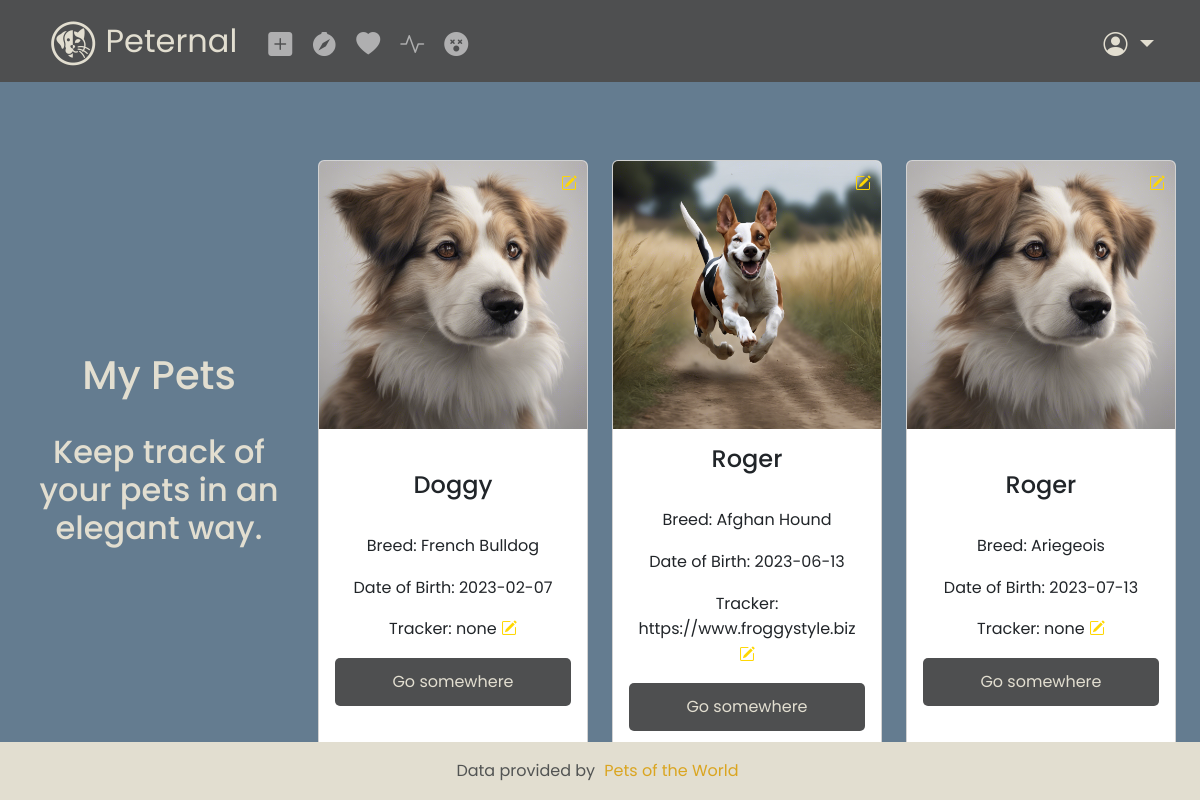
Page / (signed in) on the earlier database version.
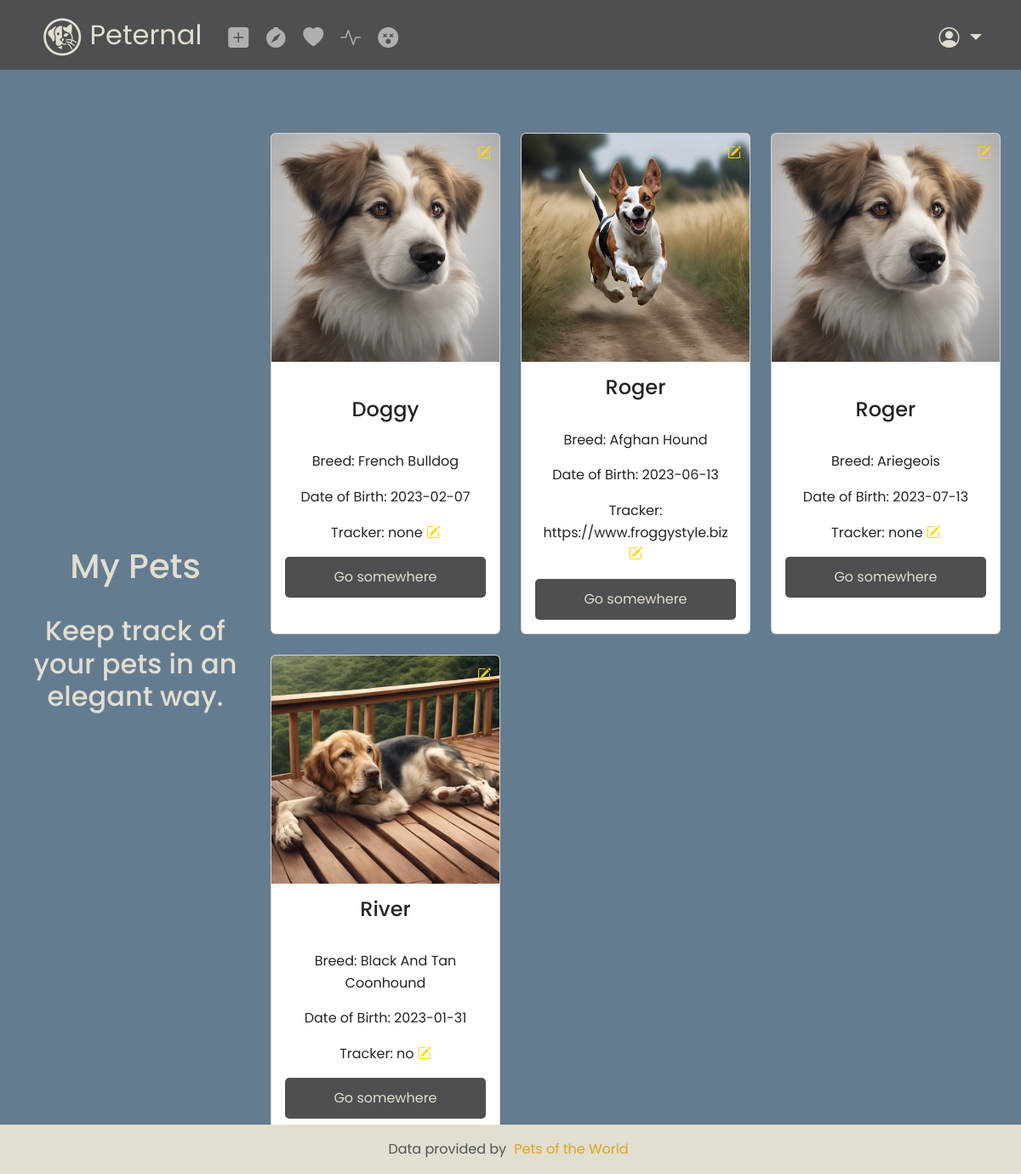
Same page on the later database version.
### tables this page shows
CREATE TABLE pets (
    pets_id INTEGER PRIMARY KEY AUTOINCREMENT,
    user_id INTEGER,
    pet_type TEXT NOT NULL,
    pet_name TEXT NOT NULL,
    photo_path TEXT,
    breed TEXT,
    pet_dob DATE,
    tracker TEXT,
    FOREIGN KEY(user_id) REFERENCES users(user_id)
);

### app.py (the view)
@app.route("/")
@login_required
def index():
    user_id = session["user_id"]
    try:
        pets = get_pets(user_id)
    except ValueError as e:
        flash(str(e), 'danger')
        logging.error("Error fetching pets: %s", e)
        pets = []  # Default to an empty list in case of an error
    return render_template("index.html", pets=pets)

### app.py (called while the page is built)
@app.after_request
def after_request(response):
    response.headers["Cache-Control"] = "no-cache, no-store, must-revalidate"
    response.headers["Expires"] = 0
    response.headers["Pragma"] = "no-cache"
    return response

### auth.py (called while the page is built)
def login_required(f):
    @wraps(f)
    def decorated_function(*args, **kwargs):
        if session.get("user_id") is None:
            return redirect("/login")
        return f(*args, **kwargs)
    return decorated_function

### database.py (called while the page is built)
def get_db_connection():
    conn = sqlite3.connect(DATABASE)
    conn.row_factory = sqlite3.Row
    return conn

def get_pets(user_id):
    try:
        with get_db_connection() as conn:
            cursor = conn.cursor()
            cursor.execute("SELECT * FROM pets WHERE user_id = ?", (user_id,))
            pets = cursor.fetchall()
            return pets
    except sqlite3.DatabaseError as e:
        logging.error("Database error when fetching pets: %s", e)
        raise ValueError("Database error when fetching pets") from e

### templates/index.html (shortened to what this page needs)
{% extends "layout.html" %}
{% block main %}
<div class="container-fluid h-100 mb-4 mr-4 ml-4 mb-md-5 mr-md-5 ml-md-5">
    <div class="row h-100 align-items-center">
        <div class="col-md-3 col-12">
            <div class="fixed-column align-items-center h-100">
                <h1>My Pets</h1>
                <br>
                <h2>Keep track of your pets in an elegant way.</h2>
                <br>
            </div>
        </div>
        <div class="col-md-9 col-12">
            <div class="row">
                {% for pet in pets %}
                <div class="col-lg-4 col-md-6 col-12 mb-4">
                        <div class="card h-100">
                            <img src="{{ url_for('static', filename=pet.photo_path) }}" class="card-img-top" alt="{{ pet.pet_name }}">
                            <i class="bi bi-pencil-square edit-photo-icon" onclick="editPhoto(petId)"></i>
                            <div class="card-body">
                                <h4 class="card-title">{{ pet.pet_name }}</h4>
                                <br>
                                <p class="card-text">Breed: {{ pet.breed }}</p>
                                <p class="card-text">Date of Birth: {{ pet.pet_dob }}</p>
                                <p class="card-text">Tracker: {{ pet.tracker }}
                                <i class="bi bi-pencil-square edit-tracker-icon" onclick="editTracker(petId)"></i></p>
                                <a href="#" class="btn btn-fit">Go somewhere</a>
                            </div>
                        </div>
                    </div>
                {% endfor %}
            </div>
        </div>
    </div>
</div>
{% endblock %}

### templates/layout.html (shortened to what this page needs)
<!DOCTYPE html>
<html lang="en">
    <head>
        <link href="https://cdn.jsdelivr.net/npm/bootstrap@5.3.2/dist/css/bootstrap.min.css" rel="stylesheet">
        <link href="https://cdnjs.cloudflare.com/ajax/libs/select2/4.0.13/css/select2.min.css" rel="stylesheet">
        <link href="https://cdnjs.cloudflare.com/ajax/libs/bootstrap-icons/1.7.2/font/bootstrap-icons.css" rel="stylesheet">
        <link href="/static/styles.css" rel="stylesheet">
    </head>
    <body>
        <nav class="navbar navbar-dark bg-navbar sticky-top navbar-expand-md">
            <div class="container-fluid">
                <a class="navbar-brand" href="/"><span class="red"><img src="/static/favicon.ico" alt="Peternal"> Peternal </a>
                <div class="collapse navbar-collapse" id="navbar">
                    {% if session["user_id"] %}
                        <ul class="navbar-nav nav-pills me-auto mt-2">
                            <li class="nav-item">
                                <a class="nav-link" href="/add_pet" title="Add Pet"><i class="bi bi-plus-square-fill"></i></a>
                            </li>
                            <li class="nav-item">
                                <a class="nav-link" href="/tracking" title="Tracking"><i class="bi bi-compass-fill"></i></a>
                            </li>
                            <li class="nav-item">
                                <a class="nav-link" href="/dating" title="Dating"><i class="bi bi-heart-fill"></i></a>
                            </li>
                            <li class="nav-item">
                                <a class="nav-link" href="/health" title="Health"><i class="bi bi-activity"></i></a>
                            </li>
                            <li class="nav-item">
                                <a class="nav-link" href="/afterlife" title="Afterlife"><i class="bi bi-emoji-dizzy-fill"></i></a>
                            </li>
                        </ul>
                        <div class="nav-item dropdown ms-auto mt-2">
                            <a class="nav-link dropdown-toggle" href="#" id="navbarDropdown" role="button" data-bs-toggle="dropdown" aria-expanded="false">
                                <i class="bi bi-person-circle"></i>
                            </a>
                        </div>
                    {% else %}
                        <ul class="navbar-nav nav-pills ms-auto mt-2">
                            <li class="nav-item"><a class="nav-link" href="/register">Sign up</a></li>
                            <li class="nav-item"><a class="nav-link" href="/login">Log In</a></li>
                        </ul>
                    {% endif %}
                </div>
            </div>
        </nav>
        <header>
        </header>
        <main class="container-fluid text-center">
            {% block main %}{% endblock %}
        </main>
        <footer class="footer mt-auto py-3 bg-footer text-center text-muted fixed-bottom">
            <div class="container">
                <span class="text-body-secondary">
                    Data provided by <a href="https://froggystyle.biz/">Pets of the World</a>
                </span>
            </div>
        </footer>
    </body>
</html>

### static/styles.css (style rules this page uses)
html, body { height: 100%; width: 100%; margin: 0; }
:root { --main-color: #647C90; --light-color: #E2DED0; --dark-color: #4E4F50; --accent-color: #746C70; --highlight-color: #FFD700; --link-color: #DAA520; }
body { background-color: var(--main-color); color: var(--light-color); display: flex; flex-direction: column; font-family: 'Poppins', sans-serif; font-size: 100%; font-weight: 400; line-height: 1.6; }
a { color: var(--link-color); text-decoration: none; padding-left: 5px; padding-right: 5px; }
main { flex: 1; }
.navbar { background-color: var(--dark-color); color: var(--light-color); padding-left: 2rem; padding-right: 2rem; font-size: x-large; }
.navbar-brand { border: none; color: var(--light-color); font-size: xx-large; outline: 1px solid transparent; }
.navbar a:not(.navbar-brand) { border: 2px solid transparent; }
.bg-footer { background-color: var(--light-color); color: var(--dark-color); }
.btn-fit { background-color: var(--dark-color); border: 2px solid transparent; border-radius: 5px; color: var(--light-color); padding: 10px 20px; transition: all 0.1s; }
@media (min-width: 768px) { .col-md-9 { overflow-y: auto; max-height: 100vh; } }
.fixed-column { position: sticky; top: 0; }
.h-100 { height: 100%; }
.card .card-body { display: flex; flex-direction: column; justify-content: center; }
.card.h-100 { display: flex; flex-direction: column; }
.edit-photo-icon, .edit-tracker-icon { color: var(--highlight-color); cursor: pointer; }
.edit-photo-icon { position: absolute; top: 10px; right: 10px; }
header { min-height: 50px; position: relative; }

Differences in the rows shown:
added pets: photo_path (picture), pet_name "River", breed "Black And Tan Coonhound", pet_dob "2023-01-31", tracker "no"
